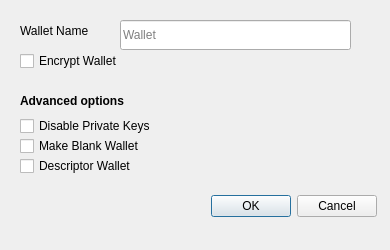
<?xml version="1.0" encoding="UTF-8"?>
<ui version="4.0">
 <class>CreateWalletDialog</class>
 <widget class="QDialog" name="CreateWalletDialog">
  <property name="geometry">
   <rect>
    <x>0</x>
    <y>0</y>
    <width>390</width>
    <height>250</height>
   </rect>
  </property>
  <property name="windowTitle">
   <string>Create Wallet</string>
  </property>
  <widget class="QDialogButtonBox" name="buttonBox">
   <property name="geometry">
    <rect>
     <x>10</x>
     <y>190</y>
     <width>367</width>
     <height>32</height>
    </rect>
   </property>
   <property name="orientation">
    <enum>Qt::Horizontal</enum>
   </property>
   <property name="standardButtons">
    <set>QDialogButtonBox::Cancel|QDialogButtonBox::Ok</set>
   </property>
  </widget>
  <widget class="QLineEdit" name="wallet_name_line_edit">
   <property name="geometry">
    <rect>
     <x>120</x>
     <y>20</y>
     <width>231</width>
     <height>30</height>
    </rect>
   </property>
   <property name="placeholderText">
    <string>Wallet</string>
   </property>
  </widget>
  <widget class="QLabel" name="label">
   <property name="geometry">
    <rect>
     <x>20</x>
     <y>20</y>
     <width>101</width>
     <height>21</height>
    </rect>
   </property>
   <property name="text">
    <string>Wallet Name</string>
   </property>
  </widget>
  <widget class="QCheckBox" name="encrypt_wallet_checkbox">
   <property name="geometry">
    <rect>
     <x>20</x>
     <y>50</y>
     <width>171</width>
     <height>22</height>
    </rect>
   </property>
   <property name="toolTip">
    <string>Encrypt the wallet. The wallet will be encrypted with a passphrase of your choice.</string>
   </property>
   <property name="text">
    <string>Encrypt Wallet</string>
   </property>
   <property name="checked">
    <bool>false</bool>
   </property>
  </widget>
  <widget class="QLabel" name="advanced_options_label">
   <property name="geometry">
    <rect>
     <x>20</x>
     <y>90</y>
     <width>130</width>
     <height>21</height>
    </rect>
   </property>
   <property name="styleSheet">
    <string notr="true">font-weight:bold;</string>
   </property>
   <property name="text">
    <string>Advanced options</string>
   </property>
  </widget>
  <widget class="QCheckBox" name="disable_privkeys_checkbox">
   <property name="enabled">
    <bool>true</bool>
   </property>
   <property name="geometry">
    <rect>
     <x>20</x>
     <y>115</y>
     <width>171</width>
     <height>22</height>
    </rect>
   </property>
   <property name="toolTip">
    <string>Disable private keys for this wallet. Wallets with private keys disabled will have no private keys and cannot have an HD seed or imported private keys. This is ideal for watch-only wallets.</string>
   </property>
   <property name="text">
    <string>Disable Private Keys</string>
   </property>
  </widget>
  <widget class="QCheckBox" name="blank_wallet_checkbox">
   <property name="geometry">
    <rect>
     <x>20</x>
     <y>135</y>
     <width>220</width>
     <height>22</height>
    </rect>
   </property>
   <property name="toolTip">
    <string>Make a blank wallet. Blank wallets do not initially have private keys or scripts. Private keys and addresses can be imported, or an HD seed can be set, at a later time.</string>
   </property>
   <property name="text">
    <string>Make Blank Wallet</string>
   </property>
  </widget>
  <widget class="QCheckBox" name="descriptor_checkbox">
   <property name="geometry">
    <rect>
     <x>20</x>
     <y>155</y>
     <width>171</width>
     <height>22</height>
    </rect>
   </property>
   <property name="toolTip">
    <string>Use descriptors for scriptPubKey management</string>
   </property>
   <property name="text">
    <string>Descriptor Wallet</string>
   </property>
  </widget>
 </widget>
 <tabstops>
  <tabstop>wallet_name_line_edit</tabstop>
  <tabstop>encrypt_wallet_checkbox</tabstop>
  <tabstop>disable_privkeys_checkbox</tabstop>
  <tabstop>blank_wallet_checkbox</tabstop>
  <tabstop>descriptor_checkbox</tabstop>
 </tabstops>
 <resources/>
 <connections>
  <connection>
   <sender>buttonBox</sender>
   <signal>accepted()</signal>
   <receiver>CreateWalletDialog</receiver>
   <slot>accept()</slot>
   <hints>
    <hint type="sourcelabel">
     <x>248</x>
     <y>254</y>
    </hint>
    <hint type="destinationlabel">
     <x>157</x>
     <y>274</y>
    </hint>
   </hints>
  </connection>
  <connection>
   <sender>buttonBox</sender>
   <signal>rejected()</signal>
   <receiver>CreateWalletDialog</receiver>
   <slot>reject()</slot>
   <hints>
    <hint type="sourcelabel">
     <x>316</x>
     <y>260</y>
    </hint>
    <hint type="destinationlabel">
     <x>286</x>
     <y>274</y>
    </hint>
   </hints>
  </connection>
 </connections>
</ui>
